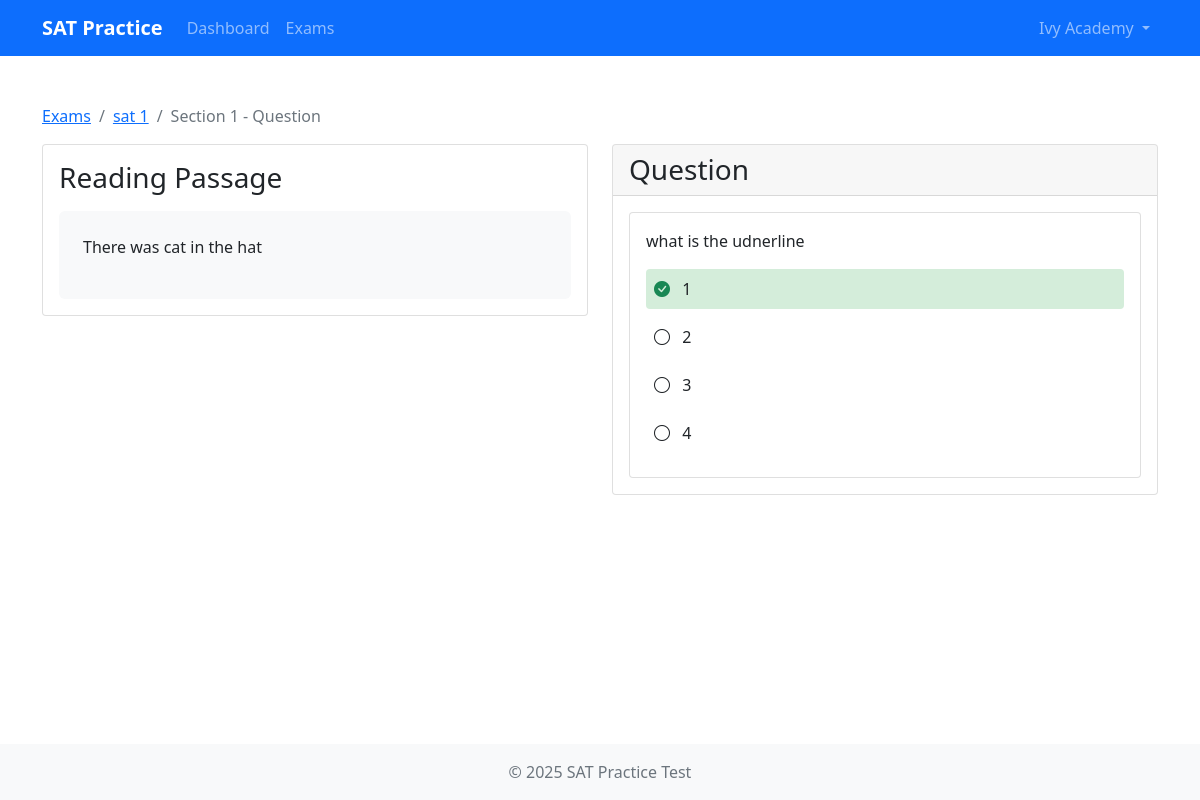
/dashboard/exams/1/questions/2/ (signed in), run on the app's committed database.
### accounts/models.py (models this page shows, shortened)
class User(AbstractUser):
    username = None  # Remove username field
    email = models.EmailField('email address', unique=True)
    first_name = models.CharField('first name', max_length=150)
    last_name = models.CharField('last name', max_length=150)
    is_student = models.BooleanField(default=False)
    is_teacher = models.BooleanField(default=False)
    is_academy = models.BooleanField(default=False)
    academy_profile = models.ForeignKey(
        'Academy',
        on_delete=models.CASCADE,
        null=True,
        blank=True,
        related_name='members'
    )
    objects = CustomUserManager()
    USERNAME_FIELD = 'email'
    REQUIRED_FIELDS = ['first_name', 'last_name']
    class Meta:
        verbose_name = 'User'
        verbose_name_plural = 'Users'

### exams/models.py (models this page shows, shortened)
class ReadingPassage(models.Model):
    exam = models.ForeignKey(Exam, on_delete=models.CASCADE, related_name='passages')
    text = models.TextField()
    section = models.IntegerField(choices=[(1, 'Section 1'), (2, 'Section 2')])
    class Meta:
        ordering = ['section']

class Exam(models.Model):
    title = models.CharField(max_length=200)
    created_at = models.DateTimeField(auto_now_add=True)
    academy = models.ForeignKey(Academy, on_delete=models.CASCADE, related_name='created_exams')
    is_active = models.BooleanField(default=True)
    time_limit = models.IntegerField(default=32, help_text='Time limit in minutes')

class Question(models.Model):
    passage = models.OneToOneField(ReadingPassage, on_delete=models.CASCADE, related_name='question')
    text = models.TextField()

class Choice(models.Model):
    question = models.ForeignKey(Question, on_delete=models.CASCADE, related_name='choices')
    text = models.CharField(max_length=500)
    is_correct = models.BooleanField(default=False)

### exams/views.py (the view)
class QuestionDetailView(AcademyRequiredMixin, DetailView):
    model = ReadingPassage
    template_name = 'exams/passage_detail.html'
    context_object_name = 'passage'
    def get_queryset(self):
        academy = Academy.objects.get(id=self.request.user.id)
        return ReadingPassage.objects.filter(exam__academy=academy)

### exams/views.py (called while the page is built)
    def test_func(self):
        return self.request.user.is_authenticated and self.request.user.is_academy

### exams/templates/exams/passage_detail.html (shortened to what this page needs)
{% extends 'registration/base.html' %}
{% load exam_filters %}
{% block content %}
<div class="container mt-4">
    <nav aria-label="breadcrumb">
        <ol class="breadcrumb">
            <li class="breadcrumb-item"><a href="{% url 'exam_list' %}">Exams</a></li>
            <li class="breadcrumb-item"><a href="{% url 'exam_detail' passage.exam.pk %}">{{ passage.exam.title }}</a></li>
            <li class="breadcrumb-item active">Section {{ passage.section }} - Question</li>
        </ol>
    </nav>
    <div class="row">
        <div class="col-md-6">
            <div class="card mb-4">
                <div class="card-body">
                    <h3 class="card-title">Reading Passage</h3>
                    <div class="passage-text mt-3">
                        {{ passage.text|linebreaks }}
                    </div>
                </div>
            </div>
        </div>
        <div class="col-md-6">
            <div class="card mb-4">
                <div class="card-header">
                    <h3 class="mb-0">Question</h3>
                </div>
                <div class="card-body">
                    <div class="question-card">
                        <div class="card">
                            <div class="card-body">
                                <p>{{ passage.question.text }}</p>
                                <div class="choices">
                                    {% for choice in passage.question.choices.all %}
                                    <div class="choice mb-2 {% if choice.is_correct %}correct{% endif %}">
                                        <i class="bi {% if choice.is_correct %}bi-check-circle-fill text-success{% else %}bi-circle{% endif %}"></i>
                                        {{ choice.text }}
                                    </div>
                                    {% endfor %}
                                </div>
                            </div>
                        </div>
                    </div>
                </div>
            </div>
        </div>
    </div>
</div>
{% endblock %}

### accounts/templates/registration/base.html (shortened to what this page needs)
<!DOCTYPE html>
<html>
<head>
    <link href="https://cdn.jsdelivr.net/npm/bootstrap@5.1.3/dist/css/bootstrap.min.css" rel="stylesheet">
    <link rel="stylesheet" href="https://cdn.jsdelivr.net/npm/bootstrap-icons@1.7.2/font/bootstrap-icons.css">
</head>
<body>
    <nav class="navbar navbar-expand-lg navbar-dark bg-primary">
        <div class="container">
            <a class="navbar-brand" href="{% url 'accounts:profile' %}">SAT Practice</a>
            {% if user.is_authenticated %}
            <div class="collapse navbar-collapse" id="navbarNav">
                <ul class="navbar-nav me-auto">
                    <li class="nav-item">
                        <a class="nav-link" href="{% url 'accounts:profile' %}">Dashboard</a>
                    </li>
                    {% if user.is_academy %}
                    <li class="nav-item">
                        <a class="nav-link" href="{% url 'exam_list' %}">Exams</a>
                    </li>
                    {% elif user.is_student %}
                    <li class="nav-item">
                        <a class="nav-link" href="{% url 'student_exam_list' %}">My Exams</a>
                    </li>
                    {% endif %}
                </ul>
                <ul class="navbar-nav">
                    <li class="nav-item dropdown">
                        <a class="nav-link dropdown-toggle" href="#" id="navbarDropdown" role="button" data-bs-toggle="dropdown">
                            {{ user.get_full_name }}
                        </a>
                    </li>
                </ul>
            </div>
            {% endif %}
        </div>
    </nav>
    <div class="main-content py-4">
        {% block content %}{% endblock %}
    </div>
    <footer class="footer mt-auto py-3 bg-light">
        <div class="container text-center">
            <span class="text-muted">© 2025 SAT Practice Test</span>
        </div>
    </footer>
</body>
</html>

### accounts/templates/registration/base.html (style rules this page uses)
body { min-height: 100vh; display: flex; flex-direction: column; }
.main-content { flex: 1; }
.navbar-brand { font-weight: bold; }

### exams/templates/exams/passage_detail.html (style rules this page uses)
.passage-text { background-color: #f8f9fa; padding: 1.5rem; border-radius: 0.375rem; }
.choice { padding: 0.5rem; border-radius: 0.25rem; }
.choice.correct { background-color: #d4edda; }
.choice i { margin-right: 0.5rem; }

### data on the page
User: get_full_name "Ivy Academy"
ReadingPassage: exam "sat 1", section "1", text "There was cat in the hat", question.text "what is the udnerline"
Choice: is_correct True (drawn), text "1"
Choice: is_correct False (drawn), text "2"
Choice: is_correct False (drawn), text "3"
Choice: is_correct False (drawn), text "4"
